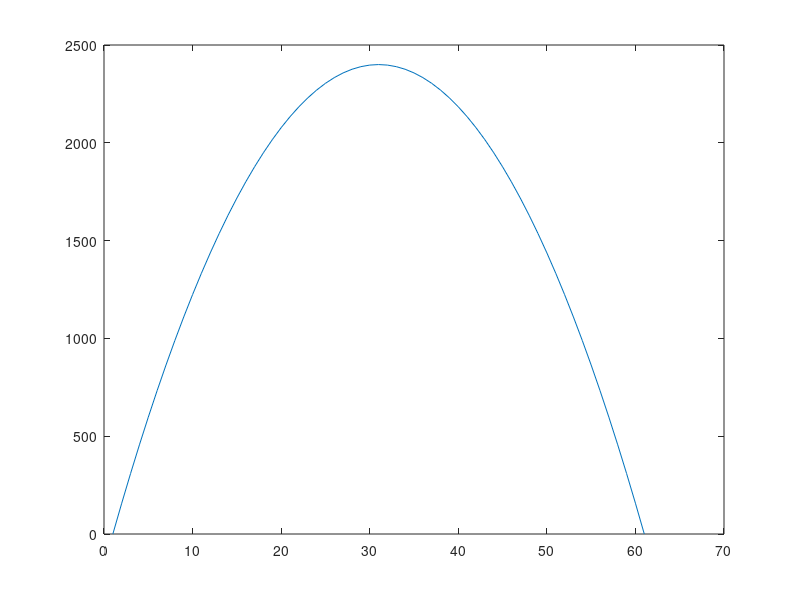

MATLAB code for this plot:

% Title                  :V1 - El corral del granjero 
% Description            :Un granjero quiere construir un corral rectangular y dividirlo por una valla a la altura del rectángulo. El grandejo dispone de 240m lineales para hacer
%                         hacer el cerco, incluendo la valla. Encuentra las dimenciones del corral de área máxima que puede construir.
% Author                 :Sabrina Andrea Hernandez (Gitsabrinax), Daniel Alberto De Jesús Dominguez (danyd3), Jose Manuel Arce Salvador (JoseManuelArceSal)
% Date                   :20211013
% Version                :1
% Usage                  :
% Notes                  :Requiere Octave
%                        :https://octaveintro.readthedocs.io/en/latest/index.html
% limpiar variables


%Rango de la base y de la altura 
x=[0:1:60];
%Función a plotear para obtener el área máxima  
A=(480*x/3-8*x.^2/3)
%Funcion a plotear
plot(A)
